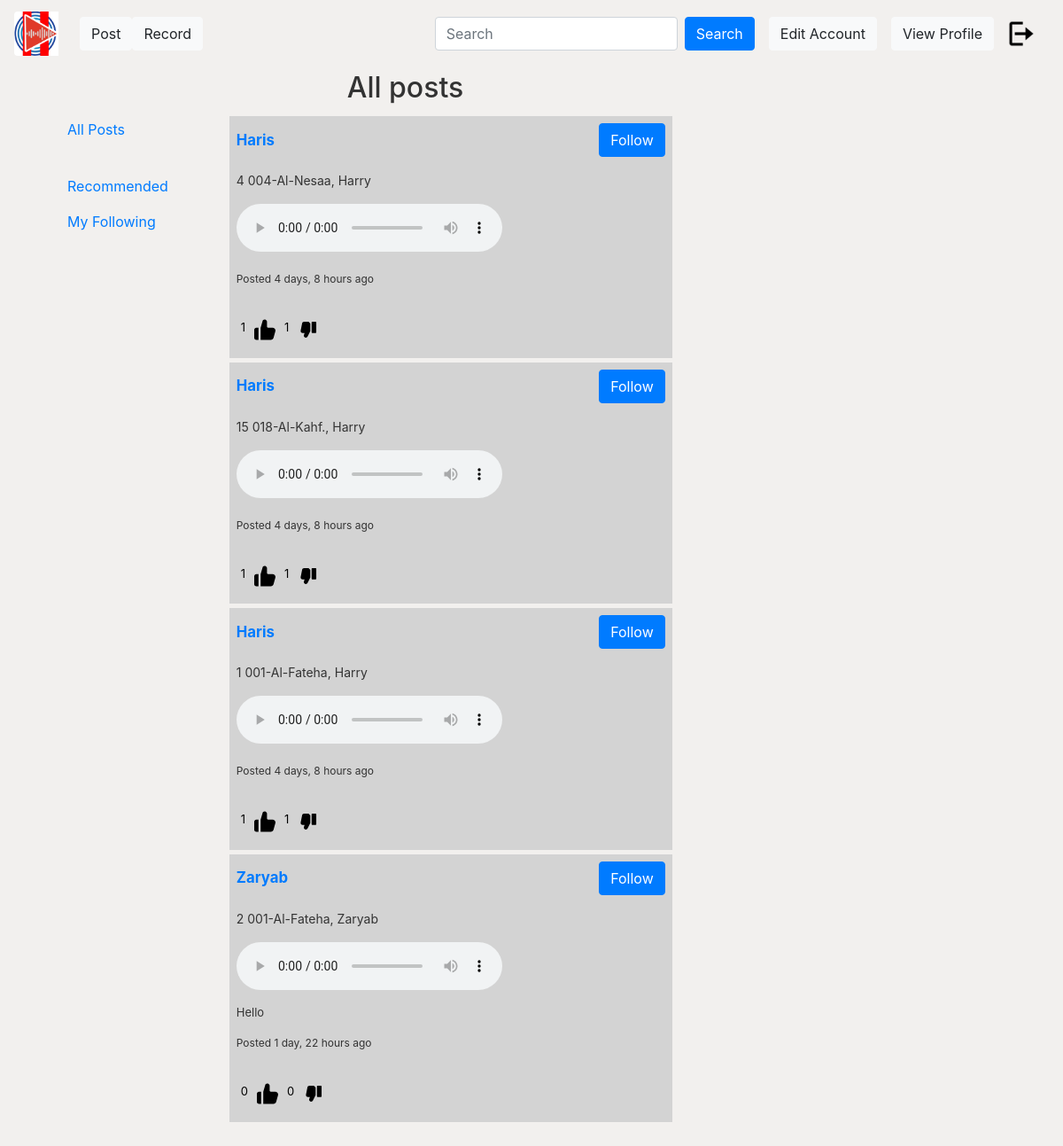
The page / (signed in) on the database as committed earlier.
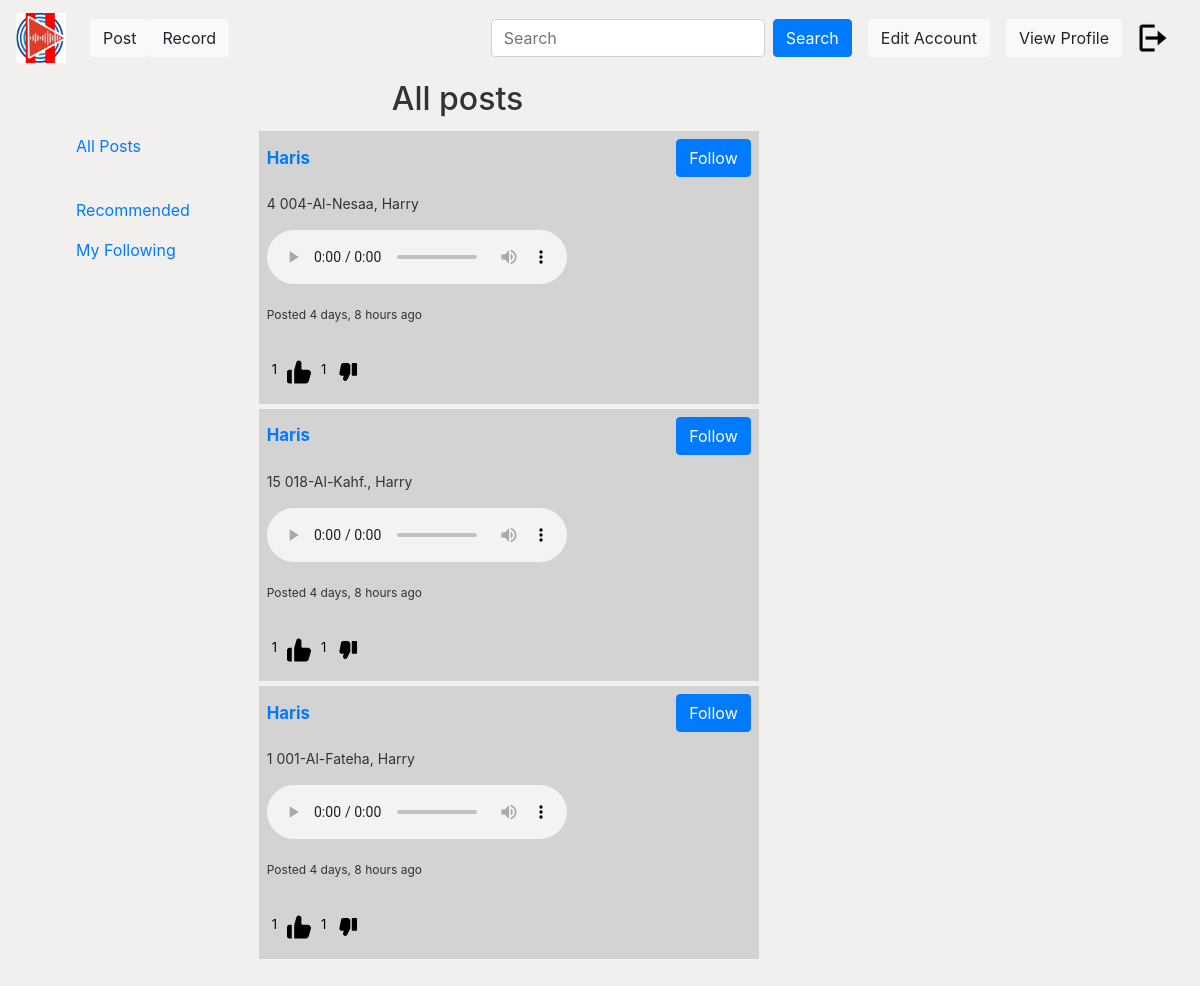
The same page on the database as committed later.
### user/models.py (models this page shows, shortened)
class Post(models.Model):
    juza=models.CharField(max_length=100,blank=True,null=True)
    surah= models.CharField(max_length=100,blank=True,null=True)
    reader= models.CharField(max_length=100,blank=True,null=True)
    file = models.FileField(upload_to="posts")
    content = models.TextField(max_length=1000)
    date_posted = models.DateTimeField(default=timezone.now)
    author = models.ForeignKey(User, on_delete=models.CASCADE)

### user/views.py (the view)
# urls.py: path('', views.allposts, name="allposts"),
def allposts(request):
    {'user': Account.objects.all(),
     'posts': posts
     }
    allPosts = Post.objects.annotate(
        like_count=models.Count('likes_dislikes', filter=models.Q(likes_dislikes__like=True)),
        dislike_count=models.Count('likes_dislikes', filter=models.Q(likes_dislikes__dislike=True))
    )
    return render(request, 'user/allposts.html', {'title': 'All Posts', "posts": allPosts})

### user/templates/user/allposts.html (shortened to what this page needs)
{% extends "user/base.html" %} {% block content %}
<h2 class="text-center">All posts</h2>
<div class="row">
    <div class="col-md-3">
        {% include 'user/sidebar.html' %}
    <div class="col-md-3">
        {% if posts %} {% for post in posts %}
        <div class="level-item has-text-centered "
            style="background-color: lightgray; padding: 8px; margin-top: 5px; width: 500px;">
            <p style="font-size: 14px;" class="d-flex flex-row justify-content-between ">
                <a href="{% url 'profile' post.author.id%}" class="align-content-center" style="font-size: larger;">
                  <strong>
                    {{ post.author.username | title}}
                  </strong>
                </a>
                {%if user.is_authenticated%}
                <a href="/follow/{{ post.author.id }}/" class="btn btn-primary align-left">Follow</a></p>
                {%endif%}
            <p style="font-size: 14px">
                {{ post.juza }} {{ post.surah }}, {{ post.reader }}
            </p>
            <audio controls>
                <source src="/media/{{ post.file }}" type="audio/mpeg" />
                <source src="/media/{{ post.file }}" type="audio/webm" />
            </audio>
            <div class="row">
                <div class="col-md-8">
                    <p style="font-size: 13px; margin-top: 10px">{{ post.content }}</p>
                    <p style="font-size: 12px; margin-top: 10px">
                        Posted {{ post.date_posted|timesince }} ago
                    </p>
                </div>
                <div class="col-md-4" style="margin-top: 20px; margin-left: 20px">
                    <div class="row">
                        <a class="like-btn" data-post-id="{{ post.id }}">
                            <p id="like-count-{{ post.id }}">{{ post.like_count }}</p>
                        </a>
                        <a class="dislike-btn" data-post-id="{{ post.id }}">
                            <p id="dislike-count-{{ post.id }}">{{ post.dislike_count }}</p>
                        </a>
                    </div>
                </div>
            </div>
        </div>
        {% endfor %} {% else %}
        <p>No Post found.</p>
        {% endif %}
    </div>
    <header class="site-header">
        <nav class="navbar navbar-expand-md navbar-dark bg-steel fixed-top">
            <a class="navbar-brand mr-4" href="{% url 'site-homepage' %}">{% load static %} <img
                    src="{% static 'user/media/NewLogo_3.png' %}" class="rounded-left" alt="logo" width=50px
                    height=50px /></a>
            <a href="{% url 'post_form' %}" class="btn btn-light">Post</a>
            <a href="{% url 'record' %}" class="btn btn-light">Record</a>
            <div class="collapse navbar-collapse" id="navbarToggle">
                <form class="d-flex" role="search" action="{% url 'searchpage' %}" method="GET">
                    <input class="form-control me-2" type="search" placeholder="Search" name="q" required
                        aria-label="Search" />
                    <button class="btn btn-primary align-left ml-2" type="submit">
                        Search
                    </button>
                </form>
            </div>
            {% if user.is_authenticated %}
            <a type="button" href="{% url 'site-editacc' %}" class="btn btn-light ml-3">Edit Account</a>
            <a type="button" href="{% url 'profile' user.id %}" class="btn btn-light ml-3">View Profile</a>
            <a class="nav-item nav-link" href="{% url 'site-user-logout' %}">{% load static %} <img
                    src="{% static 'user/media/logout.png' %}" width=30px height=30px</a>
            {%else%}
            <a type="button" href="{% url 'site-user-login' %}" class="btn btn-light ml-3">Login</a>
            <a type="button" href="{% url 'site-register'  %}" class="btn btn-light ml-3">Register</a>
                {% endif%}
        </nav>
    </header>
    {% endblock content %}

Rows that differ between the two databases and show on the page:
removed Post: author.username "Zaryab", juza "2", surah "001-Al-Fateha", reader "Zaryab", content "Hello", date_posted "1 day, 22 hours", like_count "0", dislike_count "0"
